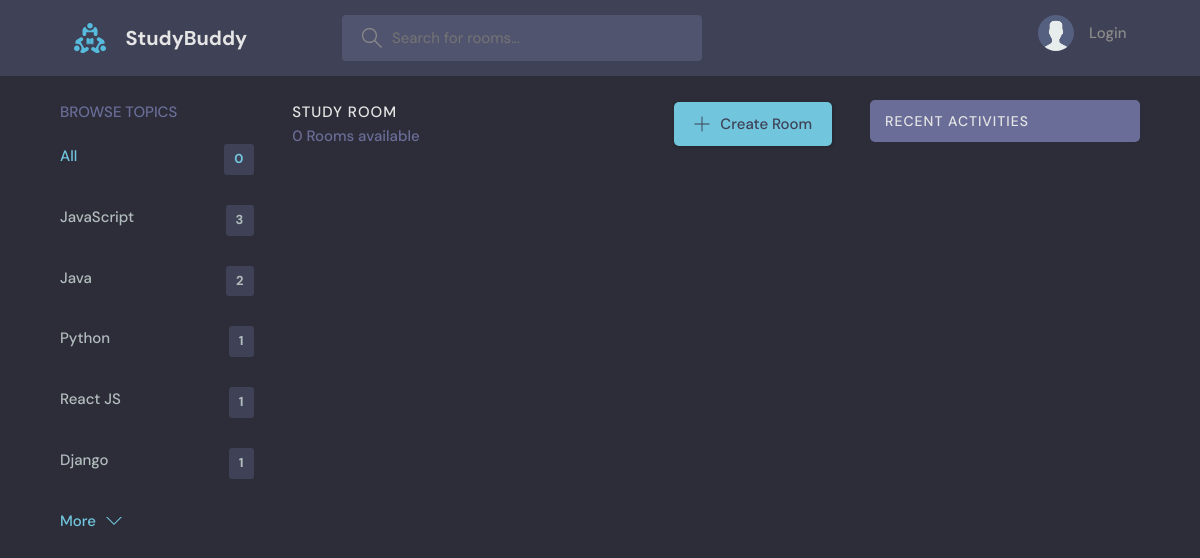
The page /?q=SQL on the database as committed earlier.
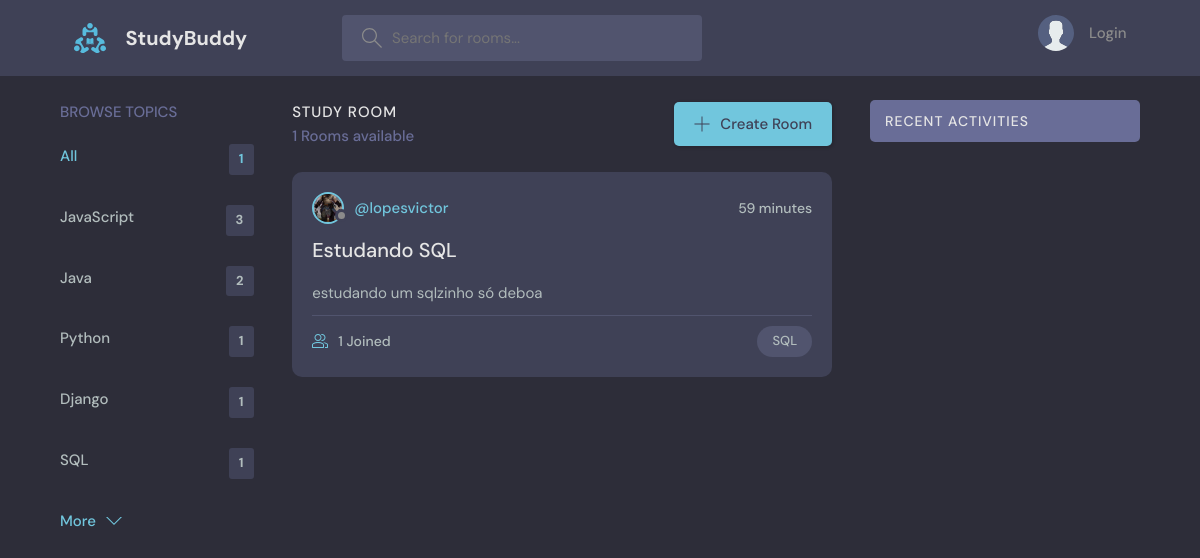
The same page on the database as committed later.
### base/models.py (models this page shows, shortened)
class Topic(models.Model):
    name = models.CharField(max_length=200)

class Room(models.Model):
    hostProfile = models.ForeignKey(UserProfile, on_delete=models.CASCADE, null=True)           #o host da sala de conversas é um user
    topic = models.ForeignKey(Topic, on_delete=models.SET_NULL, null=True)
    name = models.CharField(max_length=200)
    description = models.TextField(null = True, blank = True)
    participants = models.ManyToManyField(UserProfile, related_name='participants', blank = True)     #como os participantes da sala são do mesmo tipo já declarado anteriormente, temos que dar um nome para a coluna da tabela relacional, que nesse caso vai ser participants
    updated = models.DateTimeField(auto_now=True)
    created = models.DateTimeField(auto_now_add=True)
    class Meta:
        ordering = ['-updated', '-created']

class UserProfile(models.Model):
    user = models.OneToOneField(User, on_delete=models.CASCADE)
    name = models.CharField(max_length=50)
    about = models.TextField(max_length=200)
    avatar = models.ImageField(upload_to='media/avatars', default='media/avatars/avatar.svg', blank=True)

### base/views.py (the view)
# urls.py: path('', views.home, name="home"),
def home(request):
    q = request.GET.get('q') if request.GET.get('q') != None else ''
    roomss = Room.objects.filter(Q(topic__name__icontains=q) |
                                 Q(name__icontains=q) |
                                 Q(description__icontains=q) |
                                 Q(hostProfile__user__username__icontains=q))
    room_count = roomss.count()
    topics = Topic.objects.alias(nroom=Count('room')).order_by('-nroom')[0:5]
    room_messages = Message.objects.filter(Q(room__topic__name__icontains = q))
    if request.user.is_authenticated:
        avatar = UserProfile.objects.get(user__username = request.user).avatar.url
    else:
        avatar = 'media/avatars/avatar.svg'
    context = {'rooms': roomss, 'topics':topics, 'room_count': room_count, 'room_messages' : room_messages, 'avatar' : avatar}
    return render(request, 'base/home.html', context)

### base/templates/base/home.html (shortened to what this page needs)
{% extends 'main.html' %}
{% block content %}
<main class="layout layout--3">
  <div class="container">
    {% include 'base/topics_component.html' %}
    <div class="roomList">
      <div class="roomList__header">
        <div>
          <h2>Study Room</h2>
          <p>{{rooms.count}} Rooms available</p>
        </div>
        <a class="btn btn--main" href="{% url 'create-room' %}">
          <svg version="1.1" xmlns="http://www.w3.org/2000/svg" width="32" height="32" viewBox="0 0 32 32">
            <title>add</title>
            <path
              d="M16.943 0.943h-1.885v14.115h-14.115v1.885h14.115v14.115h1.885v-14.115h14.115v-1.885h-14.115v-14.115z"
            ></path>
          </svg>
          Create Room
        </a>
      </div>
      {% include 'base/feed_component.html' %}
    </div>
    {% include 'base/activity_component.html' %}
  </div>
</main>
{% endblock content %}

### base/templates/base/topics_component.html
<div class="topics">
    <div class="topics__header">
        <h2>Browse Topics</h2>
    </div>
    <ul class="topics__list">
        <li>
        <a href="{% url 'home' %}" class="active">All <span>{{room_count}}</span></a>
        </li>
        {% for topic in topics %}
        <li>
            <a href="{% url 'home' %}?q={{topic.name}}">{{topic.name}}<span>{{topic.room_set.all.count}}</span></a>
        </li>
        {% endfor %}
    </ul>
    <a class="btn btn--link" href="{% url 'topics' %}">
        More
        <svg version="1.1" xmlns="http://www.w3.org/2000/svg" width="32" height="32" viewBox="0 0 32 32">
        <title>chevron-down</title>
        <path d="M16 21l-13-13h-3l16 16 16-16h-3l-13 13z"></path>
        </svg>
    </a>
</div>

### base/templates/base/feed_component.html (shortened to what this page needs)
{% for room in rooms %}
<div class="roomListRoom">
    <div class="roomListRoom__header">
        <a href="{% url 'user-profile' room.hostProfile.user.id %}" class="roomListRoom__author">
        <div class="avatar avatar--small">
            <img src="{{room.hostProfile.avatar.url}}" />
        </div>
        <span>@{{room.hostProfile.user.username}}</span>
        </a>
        <div class="roomListRoom__actions">
        <span>{{room.created|timesince}}</span>
        </div>
    </div>
    <div class="roomListRoom__content">
        <a href="{% url 'room' room.id %}">{{room.name}}</a>
        <p>
        {{room.description}}
        </p>
    </div>
    <div class="roomListRoom__meta">
        <a href="{% url 'room' room.id %}" class="roomListRoom__joined">
        {{room.participants.count}} Joined
        </a>
        <p class="roomListRoom__topic">{{room.topic.name}}</p>
    </div>
</div>
{% endfor %}

Rows that differ between the two databases and show on the page:
no longer on this page (row unchanged): Topic: name "React JS", room_set.all.count "1"
added Topic: name "SQL", room_set.all.count "1"
added Room: hostProfile.avatar (picture), hostProfile.user.username "lopesvictor", created "59 minutes", name "Estudando SQL", description "estudando um sqlzinho só deboa", participants.count "1", topic.name "SQL"
Other text that changed with them:
{{ room_count }}: "0" → "1"
{{ rooms.count }}: "0" → "1"
